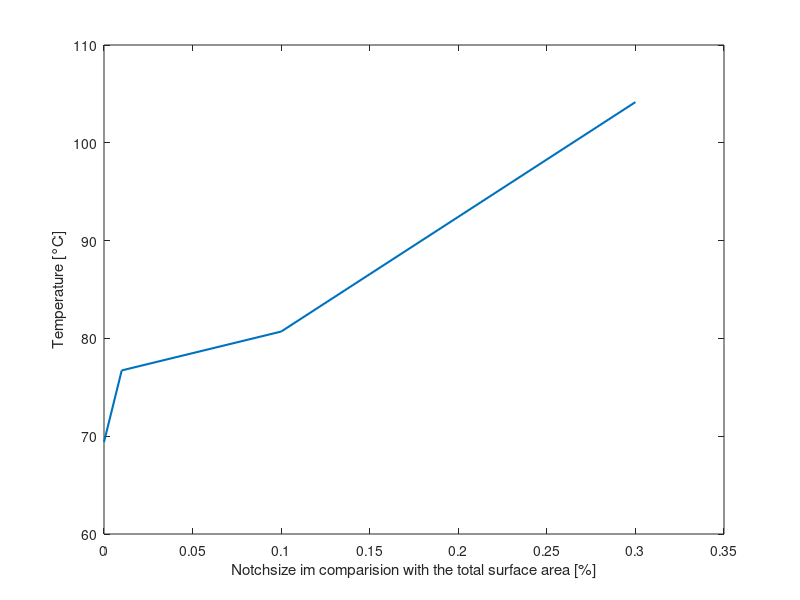

Reproduce this figure in MATLAB.
close all; clear all; clc;
T = [69.4034,76.7259,80.6979, 104.162];

m = 50;
n = 20;
Lx = 4;
Ly = 4;

h = Lx/(m-1);
k = Ly/(n-1);
Atotal = 50*20; %n*m
A = [0,5*2/Atotal,10*10/Atotal,30*10/Atotal];


plot(A,T, 'linewidth', 1.5)

 xlabel('Notchsize im comparision with the total surface area [%]')
 ylabel('Temperature [°C]')